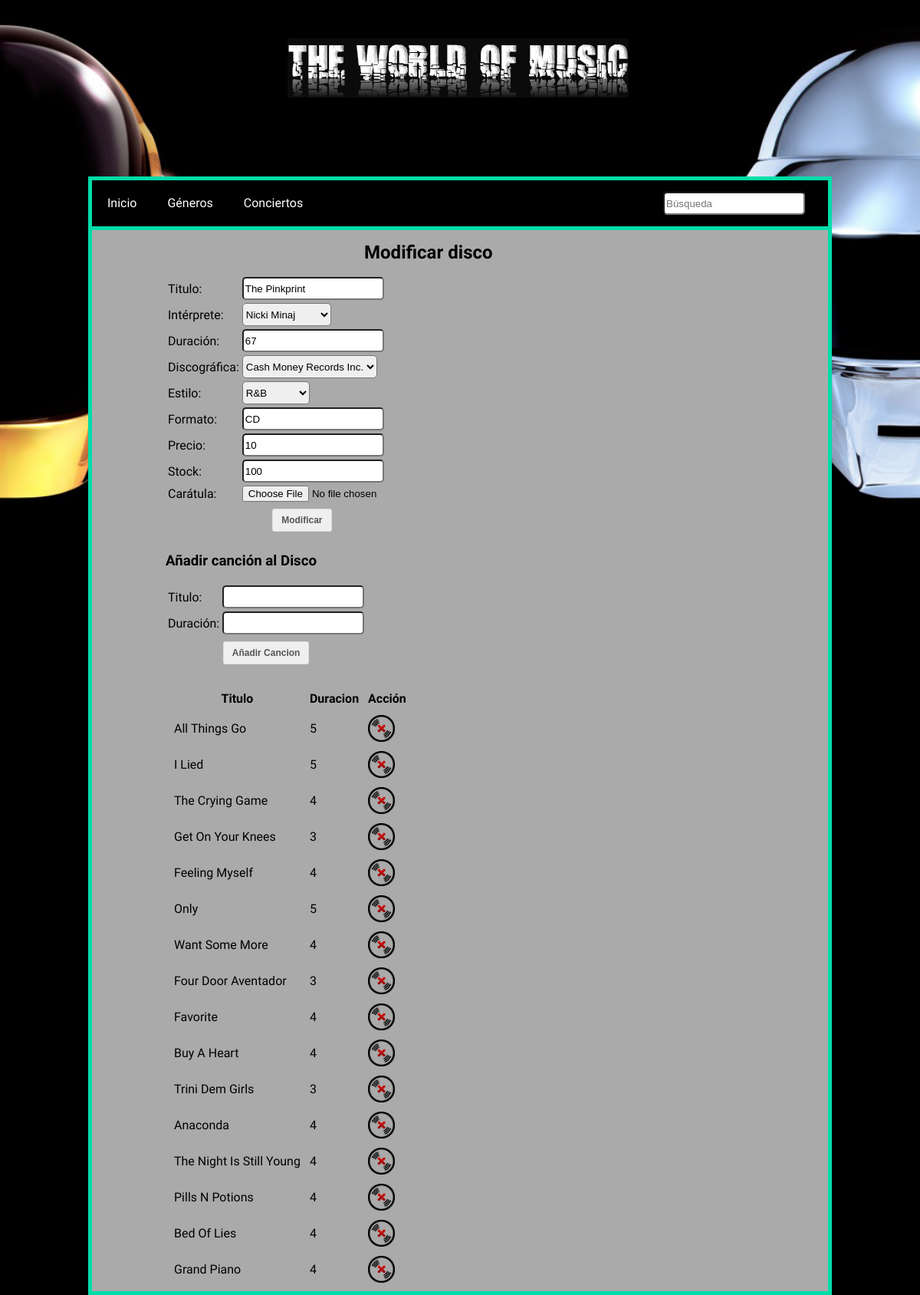
Before: /modificardisco.php?idDisco=1 with the older database file.
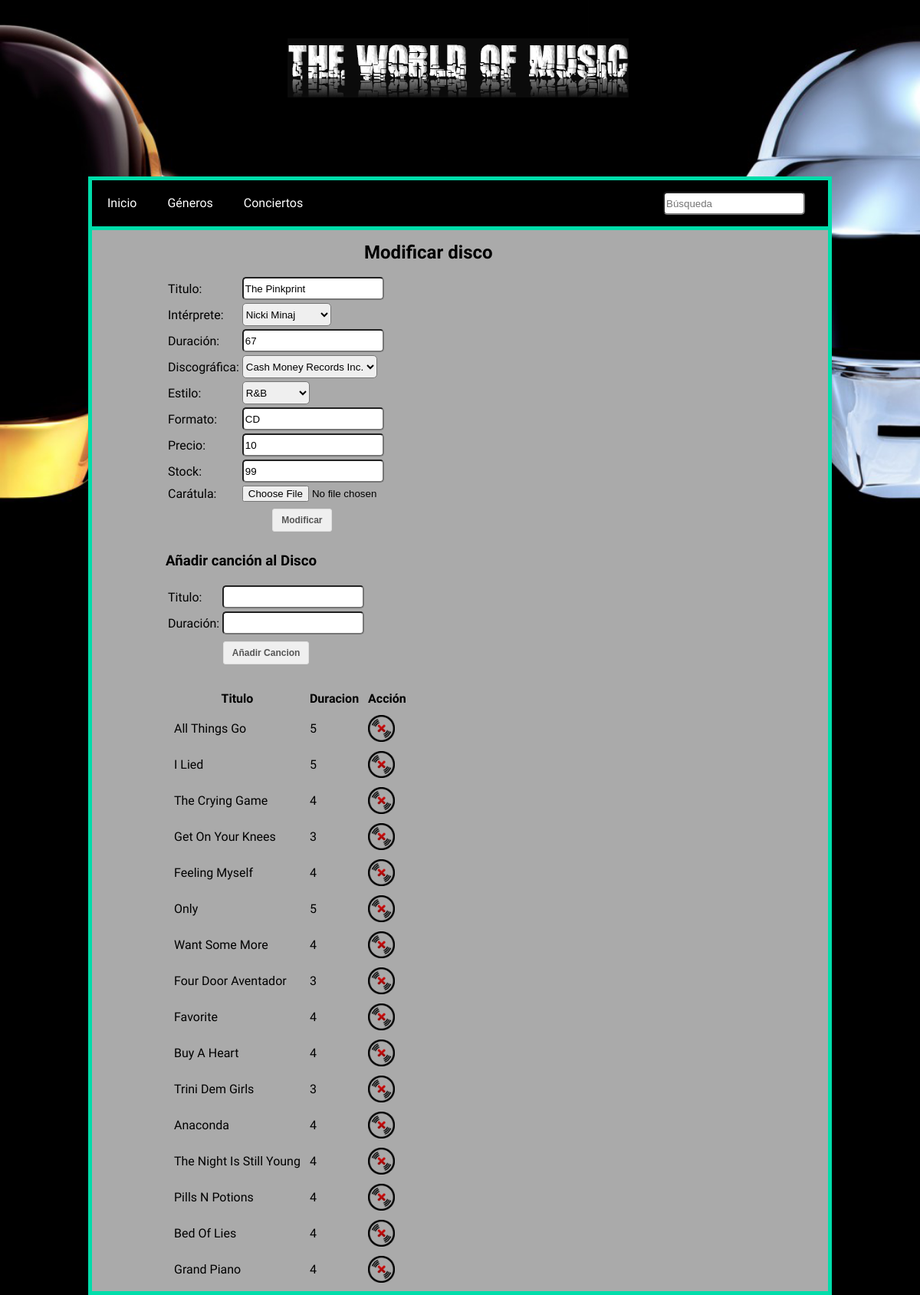
After: the same page with the newer database file.
### tables this page shows
CREATE TABLE IF NOT EXISTS `disco` (
  `idDisco` int(5) NOT NULL,
  `titulo` varchar(50) DEFAULT NULL,
  `duracion` int(5) DEFAULT NULL,
  `formato` varchar(50) DEFAULT NULL,
  `precio` decimal(6,0) DEFAULT NULL,
  `stock` int(5) DEFAULT NULL,
  `caratula` varchar(50) NOT NULL,
  `idDiscografica` int(9) NOT NULL,
  `idInter` int(9) NOT NULL,
  `idEstilo` int(9) NOT NULL
);

### modificardisco.php (the view, shortened to what this page needs)
<html>
    <head>
        <?php
            switch ($line["tema"]) {
        ?>
        <?php
                default:
        ?>
                    <link href="css/estilos.css" rel="stylesheet" type="text/css">
        <?php
                    break;
            }
        ?>
        <link href="css/estilosModificar.css" rel="stylesheet" type="text/css">
    </head>
    <body>
    <div id="top">
        <a href="index.php"><div id="logo"></div></a>
    </div>
    <div id="middle">
        <?php
            include("menu.php");
        ?>
        <div id="contenido">
        <?php
        if(!empty($_GET['idDisco'])){
            $query="SELECT * FROM disco where idDisco='".$_GET['idDisco']."'";
            $result = mysql_query($query) or die('Consulta fallida: ' . mysql_error());
            $line = mysql_fetch_array($result, MYSQL_ASSOC);
            $query = "SELECT * FROM interprete";
            $result2 = mysql_query($query) or die('Consulta fallida: ' . mysql_error());
            $query = "SELECT * FROM discografica";
            $result3 = mysql_query($query) or die('Consulta fallida: ' . mysql_error());
            $query = "SELECT * FROM estilo";
            $result4 = mysql_query($query) or die('Consulta fallida: ' . mysql_error());
            $query="SELECT * FROM canciones where idDisco='".$_GET['idDisco']."'";
            $result5 = mysql_query($query) or die('Consulta fallida: ' . mysql_error());
            echo "<h2>Modificar disco</h2>";
            echo "<form method='post'  action='modificardisco.php'>";
            echo "<table>";
            echo "<tr><td>Titulo:</td><td><input type='text' class='texto' name='titulo' value='".$line['titulo']."' required></td></tr>";
            echo "<tr><td>Intérprete:</td><td><select class='texto' name='interp'>";
            while ($line2 = mysql_fetch_array($result2, MYSQL_ASSOC)) {
                if($line['idInter']==$line2['idInt']){
                    echo "<option value='".$line2['idInt']."' selected>".$line2['alias']."</option>";
                }else{
                    echo "<option value='".$line2['idInt']."'>".$line2['alias']."</option>";
                }
            }
            echo "<tr><td>Duración:</td><td><input type='text' class='texto' name='duracion' value='".$line['duracion']."'></td></tr>";
            echo "<tr><td>Discográfica:</td><td><select class='texto' name='discog'>";
            while ($line3 = mysql_fetch_array($result3, MYSQL_ASSOC)) {
                if($line['idDiscografica']==$line3['idDiscografica']){
                    echo "<option value='".$line3['idDiscografica']."' selected>".$line3['nombre']."</option>";
                }else{
                    echo "<option value='".$line3['idDiscografica']."'>".$line3['nombre']."</option>";
                }
            }
            echo "<tr><td>Estilo:</td><td><select class='texto' name='estilo'>";
            while ($line4 = mysql_fetch_array($result4, MYSQL_ASSOC)) {
                if($line['idEstilo']==$line4['idEstilo']){
                    echo "<option value='".$line4['idEstilo']."' selected>".$line4['tipo']."</option>";
                }else{
                    echo "<option value='".$line4['idEstilo']."'>".$line4['tipo']."</option>";
                }
            }
            echo "<tr><td>Formato:</td><td><input type='text' class='texto' name='formato' value='".$line['formato']."'></td></tr>";
            echo "<tr><td>Precio:</td><td><input type='text' class='texto' name='precio' value='".$line['precio']."'></td></tr>";
            echo "<tr><td>Stock:</td><td><input type='text' class='texto' name='stock' value='".$line['stock']."'></td></tr>";
            echo "<tr><td>Carátula:</td><td><input type='file' accept='image/*' name='caratula'></td></tr>";
            echo "<tr><td colspan=2 align=center><input type='submit' name='modif' class='button' value='Modificar'></td></tr>";
            echo "</table>";
            echo "</form>";
            echo "<h3>Añadir canción al Disco</h3>";
            echo "<form method='post' action='modificardisco.php'>";
            echo "<table>";
            echo "<tr><td>Titulo:</td><td><input type='text' class='texto' name='titulo' required></td></tr>";
            echo "<tr><td>Duración:</td><td><input type='text' class='texto' name='duracion' required></td></tr>";
            echo "<tr><td colspan=2 align=center><input type='submit' name='anadirCan' class='button' value='Añadir Cancion'></td></tr>";
            echo "</table>";
            echo "</form>";
            echo "<table id='listaCa' cellspacing=10>";
            echo "<tr><th>Titulo</th><th>Duracion</th><th>Acción</th>";
            while ($line5 = mysql_fetch_array($result5, MYSQL_ASSOC)) {
                $cod=$line5['idCancion'];
                echo "<tr><td>".$line5['titulo']."</td><td>".$line5['duracion']."</td>
                <td><a href='eliminar.php?idCancion=$cod'><img src='imagenes/eliminar.png' onclick='javascript:return confirmacion();' title='Eliminar' width='35px' height='35px'></a></td></tr>";
            }
        }
    ?>
        </div>
    </div>
    </body>
</html>

Changed rows visible on the page:
changed disco "The Pinkprint": stock "100" → "99"
